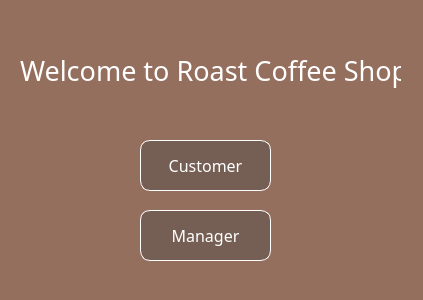
<?xml version="1.0" encoding="UTF-8"?>
<ui version="4.0">
 <class>Home</class>
 <widget class="QDialog" name="Home">
  <property name="geometry">
   <rect>
    <x>0</x>
    <y>0</y>
    <width>423</width>
    <height>300</height>
   </rect>
  </property>
  <property name="windowTitle">
   <string>Home</string>
  </property>
  <property name="styleSheet">
   <string notr="true">background-color:#956F5D;
</string>
  </property>
  <widget class="QPushButton" name="btn_Customer">
   <property name="geometry">
    <rect>
     <x>140</x>
     <y>140</y>
     <width>131</width>
     <height>51</height>
    </rect>
   </property>
   <property name="font">
    <font>
     <family>Kanit Light</family>
     <pointsize>12</pointsize>
    </font>
   </property>
   <property name="styleSheet">
    <string notr="true">background-color:#755F55;
border:1px solid white;
border-radius: 10px;
color:white;</string>
   </property>
   <property name="text">
    <string>Customer</string>
   </property>
  </widget>
  <widget class="QPushButton" name="btn_Manager">
   <property name="geometry">
    <rect>
     <x>140</x>
     <y>210</y>
     <width>131</width>
     <height>51</height>
    </rect>
   </property>
   <property name="font">
    <font>
     <family>Kanit Light</family>
     <pointsize>12</pointsize>
    </font>
   </property>
   <property name="styleSheet">
    <string notr="true">background-color:#755F55;
border:1px solid white;
border-radius: 10px;
color:white;</string>
   </property>
   <property name="text">
    <string>Manager</string>
   </property>
  </widget>
  <widget class="QLabel" name="label">
   <property name="geometry">
    <rect>
     <x>20</x>
     <y>50</y>
     <width>381</width>
     <height>41</height>
    </rect>
   </property>
   <property name="font">
    <font>
     <family>Kanit Light</family>
     <pointsize>20</pointsize>
    </font>
   </property>
   <property name="styleSheet">
    <string notr="true">color:white;
background-color:transparent;</string>
   </property>
   <property name="text">
    <string>Welcome to Roast Coffee Shop</string>
   </property>
  </widget>
 </widget>
 <resources/>
 <connections/>
</ui>
